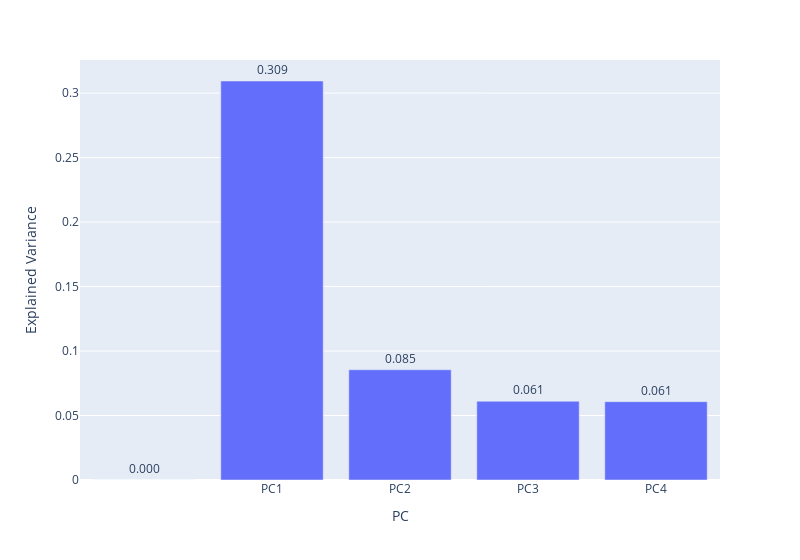

Source (notebook cell):
### Markdown cell above
##### 3.2.4.1. Explained Variance

### Code cell
# https://plotly.com/python/bar-charts/

fig = px.bar(df_explained_variance, 
             x='PC', y='Explained Variance',
             text='Explained Variance',
             width=800)

fig.update_traces(texttemplate='%{text:.3f}', textposition='outside')
fig.show()

### Figure 1 — Plotly figure (JSON) as saved in the notebook; plotly's stock layout.template omitted (floating-point values rounded to 4 significant figures)
{"data": [{"alignmentgroup": "True", "hovertemplate": "PC=%{x}<br>Explained Variance=%{text}<extra></extra>", "legendgroup": "", "marker": {"color": "#636efa", "pattern": {"shape": ""}}, "name": "", "offsetgroup": "", "orientation": "v", "showlegend": false, "text": [0, 0.3093, 0.08546, 0.06107, 0.06073], "textposition": "outside", "texttemplate": "%{text:.3f}", "type": "bar", "x": ["", "PC1", "PC2", "PC3", "PC4"], "xaxis": "x", "y": [0, 0.3093, 0.08546, 0.06107, 0.06073], "yaxis": "y"}], "layout": {"barmode": "relative", "legend": {"tracegroupgap": 0}, "margin": {"t": 60}, "width": 800, "xaxis": {"anchor": "y", "domain": [0, 1], "title": {"text": "PC"}}, "yaxis": {"anchor": "x", "domain": [0, 1], "title": {"text": "Explained Variance"}}}}
